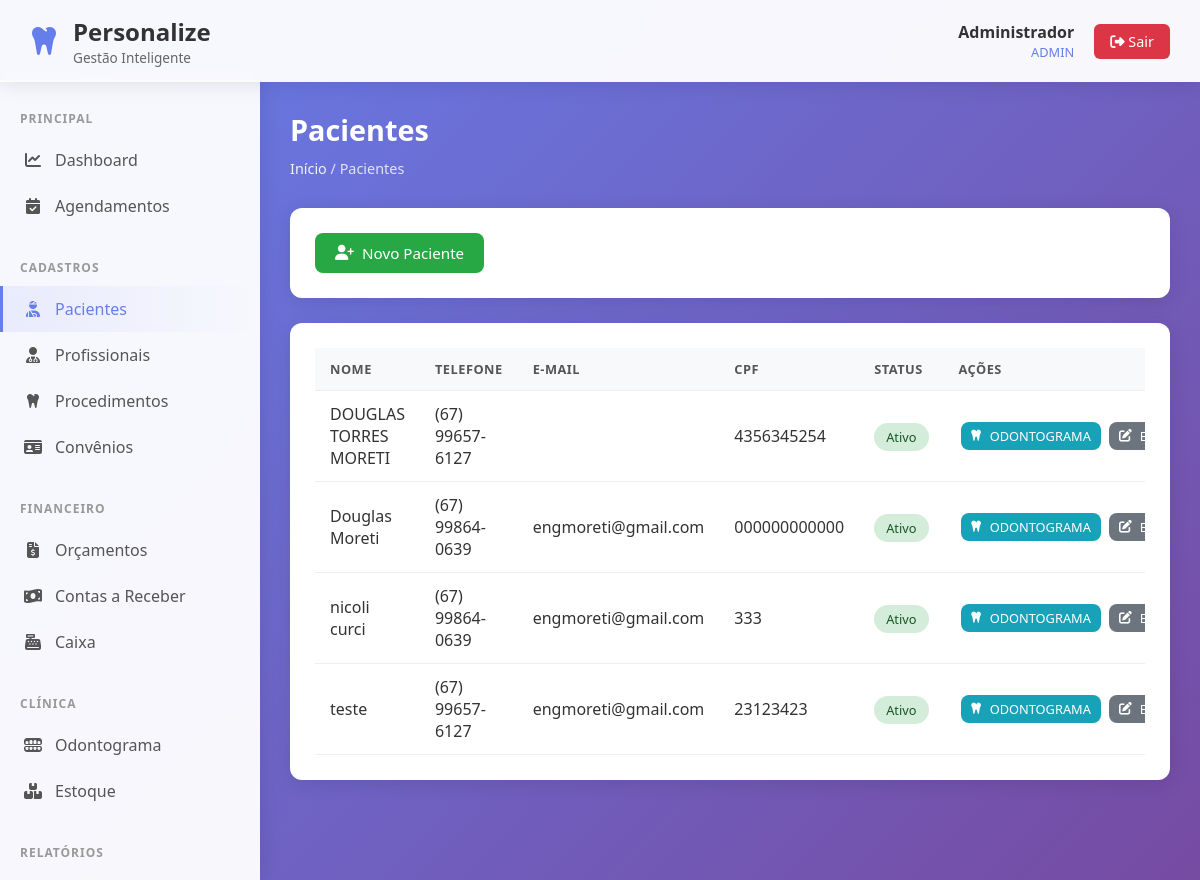
Page /pacientes/listar.php (signed in) on the earlier database version.
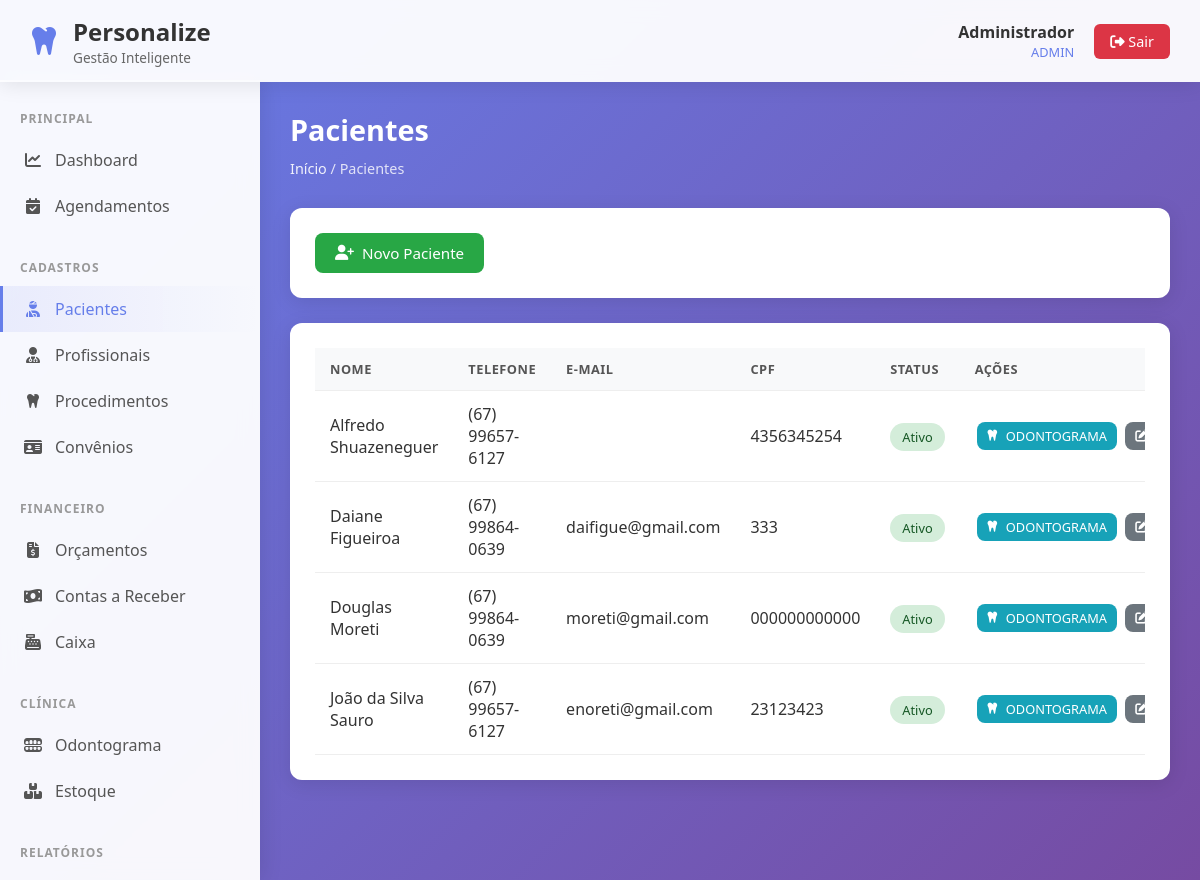
Same page on the later database version.
### tables this page shows
CREATE TABLE pacientes (
    id INTEGER PRIMARY KEY AUTOINCREMENT,
    nome TEXT NOT NULL,
    cpf TEXT UNIQUE,
    data_nascimento DATE,
    telefone TEXT,
    email TEXT,
    endereco TEXT,
    observacoes TEXT,
    created_at DATETIME DEFAULT CURRENT_TIMESTAMP
, ativo INTEGER DEFAULT 1);

### pacientes/listar.php (the view, shortened to what this page needs)
<?php
require_once '../includes/functions.php';
require_once '../config/conexao.php';
$stmt = $db->query("SELECT * FROM pacientes ORDER BY nome");
$pacientes = $stmt->fetchAll(PDO::FETCH_ASSOC);
include '../includes/header.php';
?>
<div class="page-header">
    <h1 class="page-title">Pacientes</h1>
    <div class="breadcrumb"><a href="../dashboard/index.php">Início</a> / Pacientes</div>
</div>
<div class="card" style="margin-bottom: 25px;">
    <a href="novo.php" class="btn btn-success"><i class="fa-solid fa-user-plus"></i> Novo Paciente</a>
</div>
<div class="card">
    <div class="table-container">
        <table>
            <thead>
                <tr>
                    <th>Nome</th>
                    <th>Telefone</th>
                    <th>E-mail</th>
                    <th>CPF</th>
                    <th>Status</th>
                    <th>Ações</th>
                </tr>
            </thead>
            <tbody>
                <?php foreach ($pacientes as $p): ?>
                    <tr>
                        <td><?php echo htmlspecialchars($p['nome']); ?></td>
                        <td><?php echo mascararTelefone($p['telefone']); ?></td>
                        <td><?php echo htmlspecialchars($p['email']); ?></td>
                        <td><?php echo mascararCPF($p['cpf']); ?></td>
                        <td><?php echo statusBadge($p['ativo'] ? 'Ativo' : 'Inativo'); ?></td>
                        <td style="white-space: nowrap;">
                            <a href="../odontograma/index.php?paciente_id=<?php echo $p['id']; ?>" class="btn btn-info" style="padding: 5px 10px; font-size: 0.8rem; margin: 2px; color: white;">
                                <i class="fa-solid fa-tooth"></i> ODONTOGRAMA
                            </a>
                            <a href="editar.php?id=<?php echo $p['id']; ?>" class="btn btn-secondary" style="padding: 5px 10px; font-size: 0.8rem; margin: 2px;">
                                <i class="fa-solid fa-pen-to-square"></i> Editar
                            </a>
                        </td>
                    </tr>
                <?php endforeach; ?>
            </tbody>
        </table>
    </div>
</div>
<?php include '../includes/footer.php'; ?>

### includes/functions.php (shortened to what this page needs)
<?php
function mascararCPF($cpf) {
    $cpf = preg_replace('/\D/', '', $cpf);
    if (strlen($cpf) !== 11) return $cpf;
    return preg_replace('/(\d{3})(\d{3})(\d{3})(\d{2})/', '$1.$2.$3-$4', $cpf);
}
function mascararTelefone($telefone) {
    $telefone = preg_replace('/\D/', '', $telefone);
    if (strlen($telefone) === 11) {
        return preg_replace('/(\d{2})(\d{5})(\d{4})/', '($1) $2-$3', $telefone);
    }
    return $telefone;
}
function statusBadge($status) {
    $status = strtolower($status);
    $classes = [
        'ativo' => 'badge-success',
        'inativo' => 'badge-danger',
        'pendente' => 'badge-warning',
        'confirmado' => 'badge-info',
        'agendado' => 'badge-info',
        'concluido' => 'badge-success',
        'cancelado' => 'badge-danger',
        'pago' => 'badge-success',
        'recebido' => 'badge-success',
    ];
    $classe = $classes[$status] ?? 'badge-secondary';
    return "<span class='badge $classe'>" . ucfirst($status) . "</span>";
}

Differences in the rows shown:
changed pacientes: nome "DOUGLAS TORRES MORETI" → "Alfredo Shuazeneguer"
changed pacientes: nome "nicoli curci" → "Daiane Figueiroa"; email "engmoreti@gmail.com" → "daifigue@gmail.com"; moves up the list
changed pacientes "Douglas Moreti": email "engmoreti@gmail.com" → "moreti@gmail.com"
changed pacientes: nome "teste" → "João da Silva Sauro"; email "engmoreti@gmail.com" → "enoreti@gmail.com"
